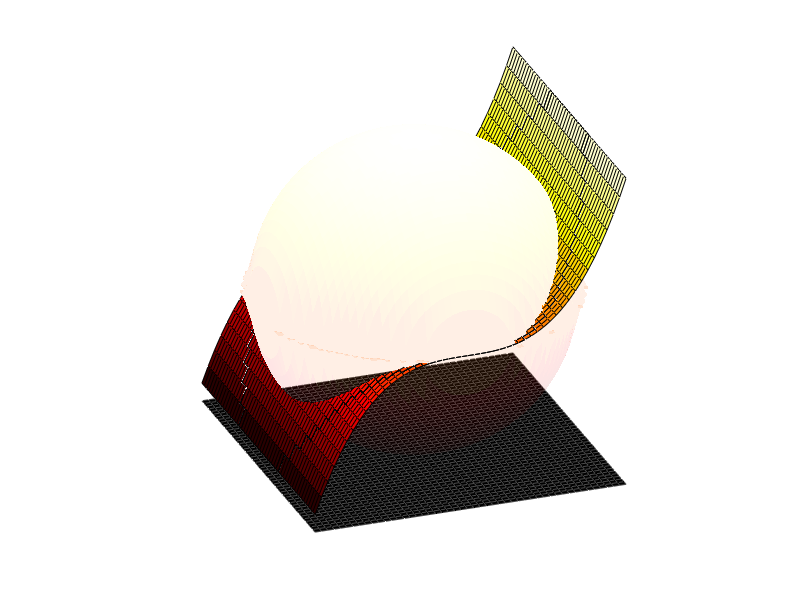

The MATLAB source for this figure:
clear all; %close all; 

radius = 25;


peaksSurf = peaks(60).*1.5;
rasterSurf = peaksSurf(6:55,6:55);

rasterSurf = zeros(50,50);

%------------------------------------------
% tilt
for x=1:2*radius
   for y=1:2*radius
       rasterSurf(x,y) = rasterSurf(x,y)+ 0.1*x + 0.15*y;
   end
end
%------------------------------------------


x=[-24:25]; myFunc = (x).^3; myFunc = radius * myFunc / max( myFunc );
rasterSurf = repmat((myFunc),50,1);

%------------------------------------------


rasterSurf = rasterSurf - rasterSurf(26,26) + radius; %central pixel is always 0
rasterSurfCutAway = rasterSurf;

voxelStack    = zeros( radius*2, radius*2 );

rasterSurfSphere    = zeros( radius*2, radius*2 ); 

rasterSum   = zeros( radius*2, radius*2 ); 

for x=1:2*radius
   for y=1:2*radius
       toBeSqrt = (radius*.98)^2 -(x-0.5-radius)^2 -(y-0.5-radius)^2;
       if( toBeSqrt<0 )
           voxelStack(x,y) = nan;
           if( toBeSqrt > -75 )
              voxelStack(x,y) = 0;
            %rasterSurfCutAway(x,y) = nan;
           end
       else
            voxelStack(x,y) = sqrt( toBeSqrt ); 
            rasterSurfCutAway(x,y) = nan;
       end
   end
end
voxelStackBot = -voxelStack + radius;
voxelStackTop =  voxelStack + radius;

startAZ = -20;
animFig = figure; hold on; 
set( animFig, 'color', [ 1.0 1.0 1.0 ] ); % set background to white
colormap hot; caxis( [0 2*radius]);
view( startAZ, 25 );
grid on; axis off;
h0 = surface( zeros(50,50)+.001 ); set( h0, 'EdgeColor', [ .3 .3 .3 ], 'FaceColor', 'black' );
h1 = surface( voxelStackTop );set( h1, 'EdgeAlpha', 0.1, 'FaceAlpha', 0.1 );
h2 = surface( voxelStackBot ); set( h2, 'EdgeAlpha', 0.1, 'FaceAlpha', 0.1 );
h3 = surface( rasterSurf+0*voxelStack );
h4 = surface( rasterSurfCutAway );
axis tight; axis equal; axis vis3d;






